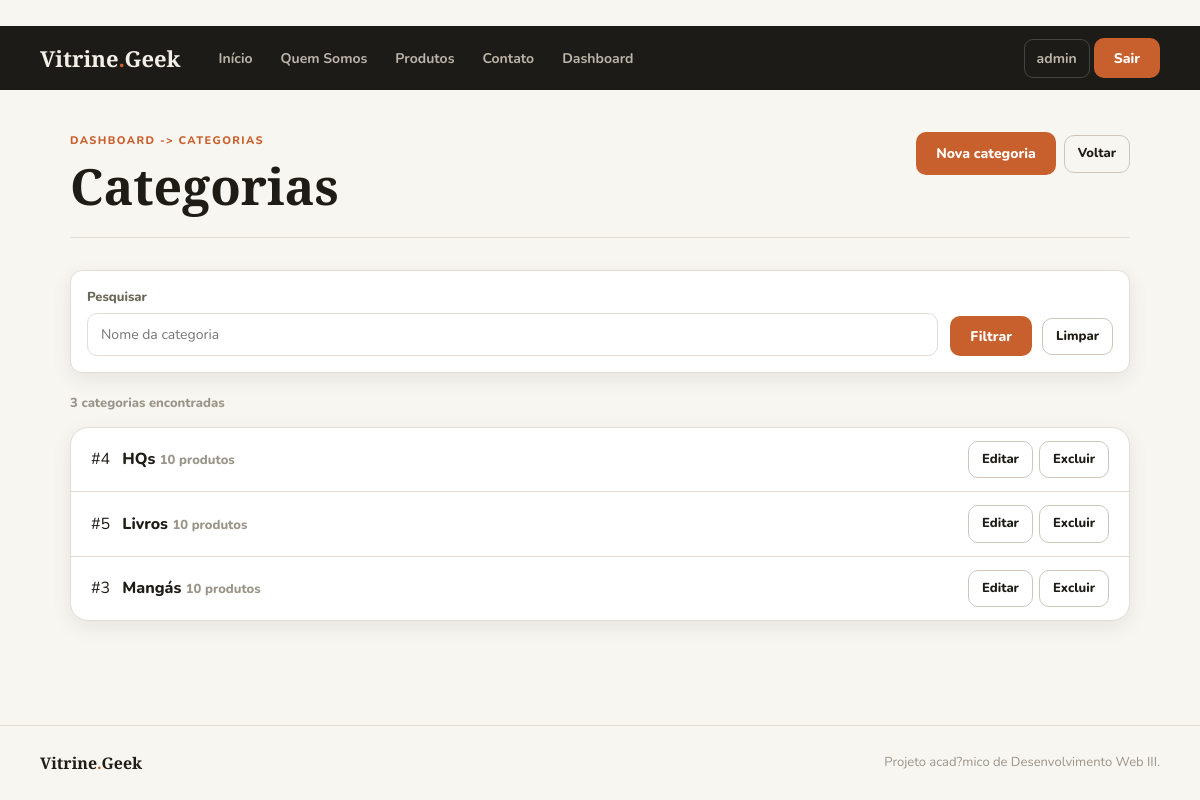
The page /Categoria (signed in) on the database its author committed.
### app/models.py (models this page shows, shortened)
class Categoria(models.Model):
    nome = models.CharField(max_length=100)

### app/views.py (the view)
# urls.py: path('Categoria', views.listarCategoria, name="categoria"),
@login_required
@staff_member_required
def listarCategoria(request):
    busca = request.GET.get('q', '').strip()
    categorias = Categoria.objects.annotate(total_produtos=Count('produto')).order_by('nome')
    if busca:
        categorias = categorias.filter(nome__icontains=busca)
    categorias_paginadas, querystring = paginar_queryset(request, categorias, 10)
    return render(request, 'categoria.html', {
        'categorias': categorias_paginadas,
        'busca': busca,
        'querystring': querystring,
    })

### app/views.py (called while the page is built)
def paginar_queryset(request, queryset, por_pagina=10):
    query_params = request.GET.copy()
    query_params.pop('page', None)
    paginator = Paginator(queryset, por_pagina)
    return paginator.get_page(request.GET.get('page')), query_params.urlencode()

### app/templates/categoria.html (shortened to what this page needs)
{% extends 'template.html' %}
{% block conteudo %}
<div class="dash-header">
    <div>
        <span class="section-label">Dashboard -> Categorias</span>
        <h1>Categorias</h1>
    </div>
    <div>
        <a href="{% url 'addcategoria' %}" class="btn-primary">Nova categoria</a>
        <a href="{% url 'dashboard' %}" class="btn-ghost-sm">Voltar</a>
    </div>
</div>
<form method="get" class="admin-filters admin-filters--single">
    <div class="filter-field">
        <label for="q">Pesquisar</label>
        <input type="search" id="q" name="q" value="{{ busca }}" placeholder="Nome da categoria">
    </div>
    <div class="filter-actions">
        <button type="submit">Filtrar</button>
        <a href="{% url 'categoria' %}" class="btn-ghost-sm">Limpar</a>
    </div>
</form>
<p class="result-count">{{ categorias.paginator.count }} categorias encontradas</p>
<div class="list-card">
    {% for cat in categorias %}
        <div class="list-item">
            <span class="list-item-id">#{{ cat.id }}</span>
            <span class="list-item-name">
                {{ cat.nome }}
                <small class="category-products">{{ cat.total_produtos }} produtos</small>
            </span>
            <div class="list-item-actions">
                <a href="{% url 'editcategoria' cat.id %}" class="btn-ghost-sm">Editar</a>
                <a href="#" onclick="openDeleteModal('{% url 'delcategoria' cat.id %}', '{{ cat.nome }}'); return false;" class="btn-ghost-sm">Excluir</a>
            </div>
        </div>
    {% empty %}
        <div class="empty-state">
            <h2>Nenhuma categoria cadastrada</h2>
            <p>Crie a primeira categoria usando o botão acima.</p>
        </div>
    {% endfor %}
</div>
{% endblock %}

### app/templates/template.html (shortened to what this page needs)
﻿{% load static %}
<!DOCTYPE html>
<html lang="pt-BR">
<head>
    <link rel="stylesheet" href="{% static 'css/style.css' %}">
</head>
<body>
<nav class="navbar">
    <a href="{% url 'index' %}" class="nav-brand">Vitrine<span class="dot">.</span>Geek</a>
    <div class="nav-menu" id="navMenu">
        <div class="nav-links">
            <a href="{% url 'index' %}">Início</a>
            <a href="{% url 'quemsomos' %}">Quem Somos</a>
            <a href="{% url 'loja' %}">Produtos</a>
            <a href="{% url 'addcontato' %}">Contato</a>
            {% if user.is_authenticated and user.is_staff %}
                <a href="{% url 'dashboard' %}">Dashboard</a>
            {% endif %}
        </div>
        <div class="nav-actions">
            {% if user.is_authenticated %}
                <a href="{% url 'perfil' %}" class="nav-btn-ghost">{{ user.username }}</a>
                <form action="{% url 'logout' %}" method="post" class="logout-form">
                    <button type="submit" class="nav-btn-accent">Sair</button>
                </form>
            {% else %}
                <a href="{% url 'login' %}" class="nav-btn-ghost">Entrar</a>
                <a href="{% url 'cadastro' %}" class="nav-btn-accent">Cadastrar</a>
            {% endif %}
        </div>
    </div>
</nav>
<main class="main-content">
    {% block conteudo %}{% endblock %}
</main>
<footer class="footer">
    <div class="footer-brand">Vitrine<span class="dot">.</span>Geek</div>
    <p class="footer-copy">Projeto acad?mico de Desenvolvimento Web III.</p>
</footer>
</body>
</html>

### rows shown on the page
Categoria: id "4", nome "HQs", total_produtos "10"
Categoria: id "5", nome "Livros", total_produtos "10"
Categoria: id "3", nome "Mangás", total_produtos "10"

### other values the page prints
{{ user.username }} "admin"
{{ categorias.paginator.count }} "3"
